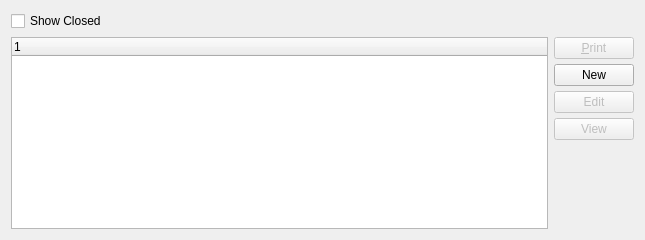
     <widget class="QWidget" name="salesOrders" >
      <attribute name="title" >
       <string>Sales Orders</string>
      </attribute>
      <layout class="QGridLayout" >
       <item row="0" column="0" >
        <widget class="XCheckBox" name="_orderShowclosed" >
         <property name="text" >
          <string>Show Closed</string>
         </property>
        </widget>
       </item>
       <item row="0" column="1" >
        <spacer>
         <property name="orientation" >
          <enum>Qt::Horizontal</enum>
         </property>
         <property name="sizeHint" >
          <size>
           <width>521</width>
           <height>20</height>
          </size>
         </property>
        </spacer>
       </item>
       <item row="1" column="0" colspan="2" >
        <layout class="QHBoxLayout" >
         <item>
          <widget class="XTreeWidget" name="_order" />
         </item>
         <item>
          <layout class="QVBoxLayout" >
           <property name="spacing" >
            <number>0</number>
           </property>
           <property name="leftMargin" >
            <number>0</number>
           </property>
           <property name="topMargin" >
            <number>0</number>
           </property>
           <property name="rightMargin" >
            <number>0</number>
           </property>
           <property name="bottomMargin" >
            <number>0</number>
           </property>
           <item>
            <layout class="QVBoxLayout" >
             <property name="spacing" >
              <number>5</number>
             </property>
             <property name="leftMargin" >
              <number>0</number>
             </property>
             <property name="topMargin" >
              <number>0</number>
             </property>
             <property name="rightMargin" >
              <number>0</number>
             </property>
             <property name="bottomMargin" >
              <number>0</number>
             </property>
             <item>
              <widget class="QPushButton" name="_printOrder" >
               <property name="enabled" >
                <bool>false</bool>
               </property>
               <property name="text" >
                <string>&amp;Print</string>
               </property>
              </widget>
             </item>
             <item>
              <widget class="QPushButton" name="_newOrder" >
               <property name="text" >
                <string>New</string>
               </property>
              </widget>
             </item>
             <item>
              <widget class="QPushButton" name="_editOrder" >
               <property name="enabled" >
                <bool>false</bool>
               </property>
               <property name="text" >
                <string>Edit</string>
               </property>
              </widget>
             </item>
             <item>
              <widget class="QPushButton" name="_viewOrder" >
               <property name="enabled" >
                <bool>false</bool>
               </property>
               <property name="text" >
                <string>View</string>
               </property>
              </widget>
             </item>
            </layout>
           </item>
           <item>
            <spacer>
             <property name="orientation" >
              <enum>Qt::Vertical</enum>
             </property>
             <property name="sizeType" >
              <enum>QSizePolicy::Expanding</enum>
             </property>
             <property name="sizeHint" >
              <size>
               <width>20</width>
               <height>40</height>
              </size>
             </property>
            </spacer>
           </item>
          </layout>
         </item>
        </layout>
       </item>
      </layout>
     </widget>
